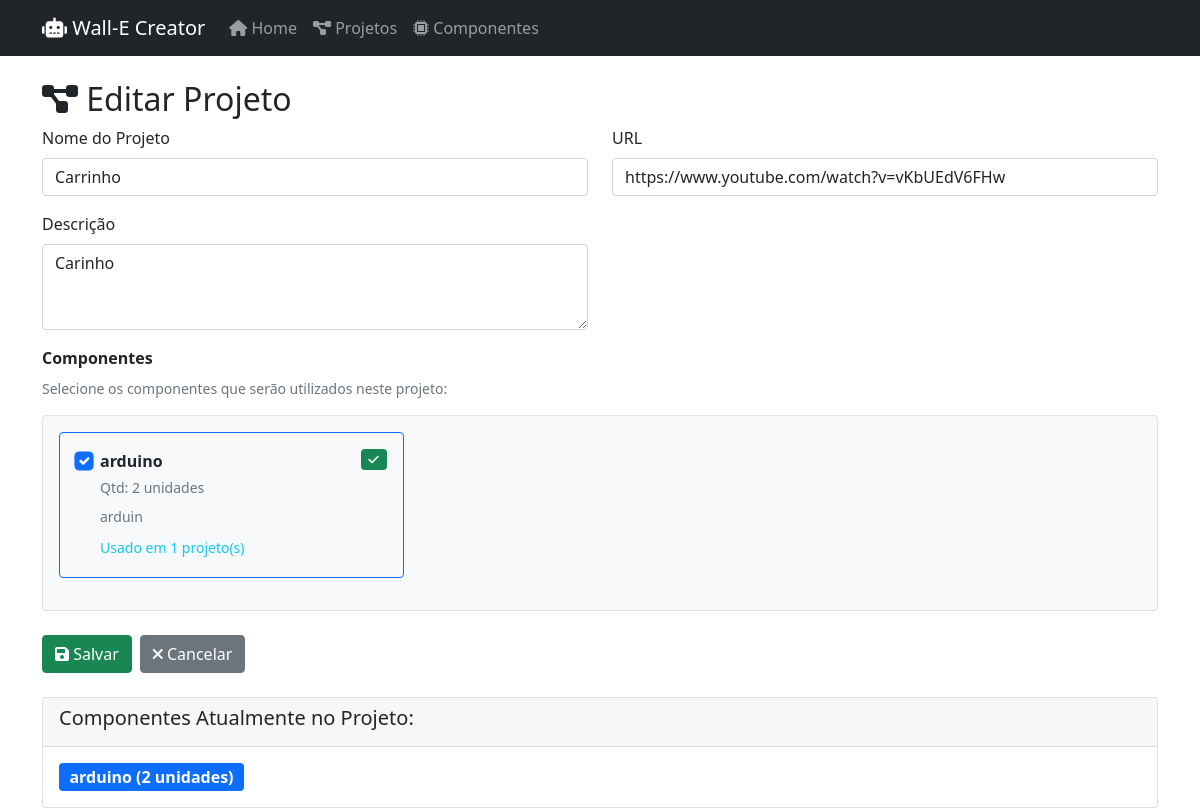
Screenshot of /projeto/editar/1 with the database file from the repository.
### app/models.py (models this page shows, shortened)
class Projeto(db.Model):
    id: so.Mapped[int] = so.mapped_column(primary_key=True)
    nome: so.Mapped[str] = so.mapped_column(sa.String(100), index=True, unique=True)
    descricao: so.Mapped[str] = so.mapped_column(sa.Text)
    url: so.Mapped[str] = so.mapped_column(sa.String(200))
    componentes: so.Mapped[List['Componente']] = so.relationship(
        'Componente',
        secondary='projeto_componente',
        back_populates='projetos'
    )

class Componente(db.Model):
    id: so.Mapped[int] = so.mapped_column(primary_key=True)
    nome: so.Mapped[str] = so.mapped_column(sa.String(100), index=True)
    descricao: so.Mapped[str] = so.mapped_column(sa.Text)
    url: so.Mapped[str] = so.mapped_column(sa.String(200))
    quantidade: so.Mapped[int] = so.mapped_column(sa.Integer, default=0)
    projetos: so.Mapped[List[Projeto]] = so.relationship(
        'Projeto',
        secondary='projeto_componente',
        back_populates='componentes'
    )

### app/routes.py (the view, shortened to what this page needs)
@bp.route('/projeto/editar/<int:id>', methods=['GET', 'POST'])
def editar_projeto(id):
    projeto = db.session.get(Projeto, id)
    if not projeto:
        flash('Projeto não encontrado.', 'error')
        return redirect(url_for('main.lista_projetos'))
    form = ProjetoForm(obj=projeto)
    componentes = Componente.query.order_by('nome').all()
    form.componentes.choices = [(c.id, c.nome) for c in componentes]
    form.componentes.data = [c.id for c in projeto.componentes]
    return render_template('projeto_form.html', title='Editar Projeto', form=form, projeto=projeto, componentes=componentes)

### app/forms.py
class ProjetoForm(FlaskForm):
    nome = StringField('Nome do Projeto', validators=[DataRequired(), Length(max=100)])
    descricao = TextAreaField('Descrição', validators=[DataRequired()])
    url = StringField('URL', validators=[DataRequired(), URL(), Length(max=200)])
    componentes = MultiCheckboxField('Componentes', coerce=int, validators=[Optional()])
    submit = SubmitField('Salvar')

### app/templates/projeto_form.html (shortened to what this page needs)
{% extends "base.html" %}
{% block content %}
<h2><i class="fas fa-project-diagram"></i> {{ title }}</h2>
<form method="POST" class="needs-validation" novalidate>
    <div class="row">
        <div class="col-md-6">
            <div class="mb-3">
                {{ form.nome.label(class="form-label") }}
                {{ form.nome(class="form-control", placeholder="Nome do projeto") }}
            </div>
            <div class="mb-3">
                {{ form.descricao.label(class="form-label") }}
                {{ form.descricao(class="form-control", placeholder="Descrição do projeto", rows="3") }}
            </div>
        </div>
        <div class="col-md-6">
            <div class="mb-3">
                {{ form.url.label(class="form-label") }}
                {{ form.url(class="form-control", placeholder="URL do projeto") }}
            </div>
        </div>
    </div>
    <div class="mb-4">
        {{ form.componentes.label(class="form-label fw-bold") }}
        <p class="text-muted small">Selecione os componentes que serão utilizados neste projeto:</p>
        <div class="border p-3 rounded bg-light">
            {% if componentes %}
                <div class="row">
                    {% for componente in componentes %}
                        <div class="col-lg-4 col-md-6 col-sm-12 mb-3">
                            <div class="card h-100 {% if form.componentes.data is not none and componente.id in form.componentes.data %}border-primary bg-light{% endif %}">
                                <div class="card-body p-3">
                                    <div class="form-check">
                                        <input class="form-check-input" type="checkbox" name="componentes"
                                               value="{{ componente.id }}" id="componente{{ componente.id }}"
                                               {% if form.componentes.data is not none and componente.id in form.componentes.data %}checked{% endif %}
                                               onchange="toggleCard(this)">
                                        <label class="form-check-label w-100" for="componente{{ componente.id }}">
                                            <div class="d-flex justify-content-between align-items-start">
                                                <div>
                                                    <strong class="d-block">{{ componente.nome }}</strong>
                                                    <small class="text-muted d-block mt-1">
                                                        Qtd: {{ componente.quantidade }} unidades
                                                    </small>
                                                </div>
                                                <span class="badge bg-success ms-2">
                                                    <i class="fas fa-check" style="display: '{% if form.componentes.data is not none and componente.id in form.componentes.data %}inline{% else %}none{% endif %}';"></i>
                                                </span>
                                            </div>
                                            <p class="mb-1 mt-2 small text-muted">
                                                {{ componente.descricao[:60] }}{% if componente.descricao|length > 60 %}...{% endif %}
                                            </p>
                                            {% if componente.projetos %}
                                                <div class="mt-2">
                                                    <small class="text-info">
                                                        Usado em {{ componente.projetos|length }} projeto(s)
                                                    </small>
                                                </div>
                                            {% endif %}
                                        </label>
                                    </div>
                                </div>
                            </div>
                        </div>
                    {% endfor %}
                </div>
            {% else %}
                <div class="alert alert-warning mt-2">
                    <i class="fas fa-exclamation-triangle"></i>
                    Nenhum componente cadastrado.
                    <a href="{{ url_for('main.novo_componente') }}" class="alert-link">Cadastre um componente primeiro</a>.
                </div>
            {% endif %}
        </div>
    </div>
    <div class="d-flex gap-2">
        <button type="submit" class="btn btn-success">
            <i class="fas fa-save"></i> {{ form.submit.label.text }}
        </button>
        <a href="{{ url_for('main.lista_projetos') }}" class="btn btn-secondary">
            <i class="fas fa-times"></i> Cancelar
        </a>
    </div>
</form>
{% if projeto %}
    <div class="mt-4">
        <div class="card">
            <div class="card-header">
                <h5>Componentes Atualmente no Projeto:</h5>
            </div>
            <div class="card-body">
                {% if projeto.componentes %}
                    <div class="d-flex flex-wrap gap-2">
                        {% for componente in projeto.componentes %}
                            <span class="badge bg-primary fs-6">
                                {{ componente.nome }} ({{ componente.quantidade }} unidades)
                            </span>
                        {% endfor %}
                    </div>
                {% else %}
                    <span class="text-muted">Nenhum componente associado</span>
                {% endif %}
            </div>
        </div>
    </div>
{% endif %}
{% endblock %}

### app/templates/projeto_form.html (style rules this page uses)
.form-check-label { cursor: pointer; }
.card { transition: all 0.2s ease; }
.form-check-input { transform: scale(1.2); }

### rows the page displays
Projeto: nome "Carrinho", descricao "Carinho", url "https://www.youtube.com/watch?v=vKbUEdV6FHw"
Componente: componentes "☑", nome "arduino", quantidade "2", descricao "arduin", projetos|length "1"

### other values shown
{{ title }} "Editar Projeto"
